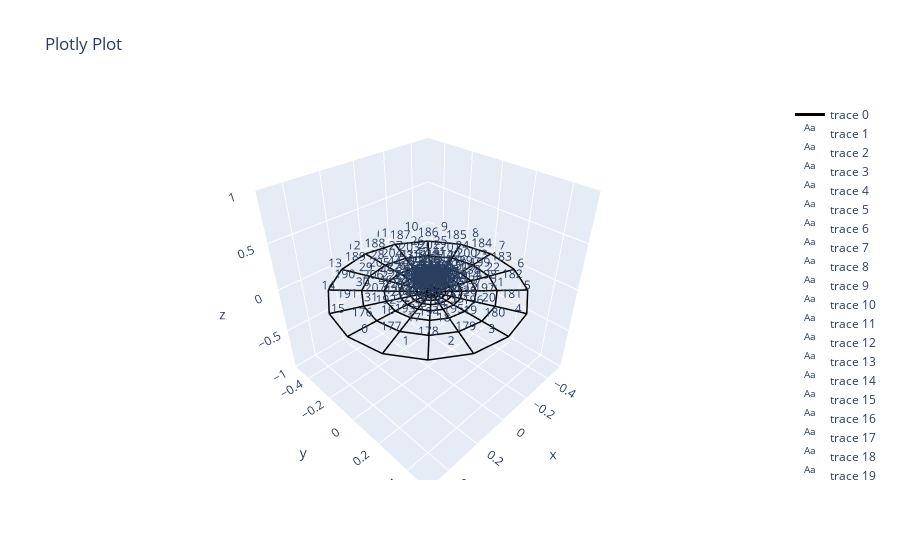

Write notebook code for a chart like this one.
### Code cell
net.net_plot(elables=True)

### Figure 1 — Plotly figure (JSON) as saved in the notebook; plotly's stock layout.template omitted (floating-point values rounded to 4 significant figures; data arrays with more than 128 entries replaced by an {"elided": "..."} marker saying what was removed)
{"data": [{"line": {"color": "black", "width": 3}, "mode": "lines", "type": "scatter3d", "x": {"elided": "1008 float values"}, "y": {"elided": "1008 float values"}, "z": {"elided": "1008 int values"}}, {"mode": "text", "text": ["0"], "type": "scatter3d", "x": [0.481], "y": [0.09567], "z": [0]}, {"mode": "text", "text": ["1"], "type": "scatter3d", "x": [0.4077], "y": [0.2724], "z": [0]}, {"mode": "text", "text": ["2"], "type": "scatter3d", "x": [0.2724], "y": [0.4077], "z": [0]}, {"mode": "text", "text": ["3"], "type": "scatter3d", "x": [0.09567], "y": [0.481], "z": [0]}, {"mode": "text", "text": ["4"], "type": "scatter3d", "x": [-0.09567], "y": [0.481], "z": [0]}, {"mode": "text", "text": ["5"], "type": "scatter3d", "x": [-0.2724], "y": [0.4077], "z": [0]}, {"mode": "text", "text": ["6"], "type": "scatter3d", "x": [-0.4077], "y": [0.2724], "z": [0]}, {"mode": "text", "text": ["7"], "type": "scatter3d", "x": [-0.481], "y": [0.09567], "z": [0]}, {"mode": "text", "text": ["8"], "type": "scatter3d", "x": [-0.481], "y": [-0.09567], "z": [0]}, {"mode": "text", "text": ["9"], "type": "scatter3d", "x": [-0.4077], "y": [-0.2724], "z": [0]}, {"mode": "text", "text": ["10"], "type": "scatter3d", "x": [-0.2724], "y": [-0.4077], "z": [0]}, {"mode": "text", "text": ["11"], "type": "scatter3d", "x": [-0.09567], "y": [-0.481], "z": [0]}, {"mode": "text", "text": ["12"], "type": "scatter3d", "x": [0.09567], "y": [-0.481], "z": [0]}, {"mode": "text", "text": ["13"], "type": "scatter3d", "x": [0.2724], "y": [-0.4077], "z": [0]}, {"mode": "text", "text": ["14"], "type": "scatter3d", "x": [0.4077], "y": [-0.2724], "z": [0]}, {"mode": "text", "text": ["15"], "type": "scatter3d", "x": [0.481], "y": [-0.09567], "z": [0]}, {"mode": "text", "text": ["16"], "type": "scatter3d", "x": [0.3271], "y": [0.07138], "z": [0]}, {"mode": "text", "text": ["17"], "type": "scatter3d", "x": [0.2783], "y": [0.1922], "z": [0]}, {"mode": "text", "text": ["18"], "type": "scatter3d", "x": [0.1864], "y": [0.2852], "z": [0]}, {"mode": "text", "text": ["19"], "type": "scatter3d", "x": [0.06556], "y": [0.3357], "z": [0]}, {"mode": "text", "text": ["20"], "type": "scatter3d", "x": [-0.06556], "y": [0.3357], "z": [0]}, {"mode": "text", "text": ["21"], "type": "scatter3d", "x": [-0.1864], "y": [0.2852], "z": [0]}, {"mode": "text", "text": ["22"], "type": "scatter3d", "x": [-0.2783], "y": [0.1922], "z": [0]}, {"mode": "text", "text": ["23"], "type": "scatter3d", "x": [-0.3271], "y": [0.07138], "z": [0]}, {"mode": "text", "text": ["24"], "type": "scatter3d", "x": [-0.3258], "y": [-0.05838], "z": [0]}, {"mode": "text", "text": ["25"], "type": "scatter3d", "x": [-0.2752], "y": [-0.1773], "z": [0]}, {"mode": "text", "text": ["26"], "type": "scatter3d", "x": [-0.1833], "y": [-0.2678], "z": [0]}, {"mode": "text", "text": ["27"], "type": "scatter3d", "x": [-0.06428], "y": [-0.3165], "z": [0]}, {"mode": "text", "text": ["28"], "type": "scatter3d", "x": [0.06428], "y": [-0.3165], "z": [0]}, {"mode": "text", "text": ["29"], "type": "scatter3d", "x": [0.1833], "y": [-0.2678], "z": [0]}, {"mode": "text", "text": ["30"], "type": "scatter3d", "x": [0.2752], "y": [-0.1773], "z": [0]}, {"mode": "text", "text": ["31"], "type": "scatter3d", "x": [0.3258], "y": [-0.05838], "z": [0]}, {"mode": "text", "text": ["32"], "type": "scatter3d", "x": [0.2224], "y": [0.05573], "z": [0]}, {"mode": "text", "text": ["33"], "type": "scatter3d", "x": [0.1897], "y": [0.1381], "z": [0]}, {"mode": "text", "text": ["34"], "type": "scatter3d", "x": [0.1273], "y": [0.2018], "z": [0]}, {"mode": "text", "text": ["35"], "type": "scatter3d", "x": [0.04482], "y": [0.2365], "z": [0]}, {"mode": "text", "text": ["36"], "type": "scatter3d", "x": [-0.04482], "y": [0.2365], "z": [0]}, {"mode": "text", "text": ["37"], "type": "scatter3d", "x": [-0.1273], "y": [0.2018], "z": [0]}, {"mode": "text", "text": ["38"], "type": "scatter3d", "x": [-0.1897], "y": [0.1381], "z": [0]}, {"mode": "text", "text": ["39"], "type": "scatter3d", "x": [-0.2224], "y": [0.05573], "z": [0]}, {"mode": "text", "text": ["40"], "type": "scatter3d", "x": [-0.2209], "y": [-0.03229], "z": [0]}, {"mode": "text", "text": ["41"], "type": "scatter3d", "x": [-0.1861], "y": [-0.1126], "z": [0]}, {"mode": "text", "text": ["42"], "type": "scatter3d", "x": [-0.1238], "y": [-0.1733], "z": [0]}, {"mode": "text", "text": ["43"], "type": "scatter3d", "x": [-0.04334], "y": [-0.2059], "z": [0]}, {"mode": "text", "text": ["44"], "type": "scatter3d", "x": [0.04334], "y": [-0.2059], "z": [0]}, {"mode": "text", "text": ["45"], "type": "scatter3d", "x": [0.1238], "y": [-0.1733], "z": [0]}, {"mode": "text", "text": ["46"], "type": "scatter3d", "x": [0.1861], "y": [-0.1126], "z": [0]}, {"mode": "text", "text": ["47"], "type": "scatter3d", "x": [0.2209], "y": [-0.03229], "z": [0]}, {"mode": "text", "text": ["48"], "type": "scatter3d", "x": [0.1513], "y": [0.04552], "z": [0]}, {"mode": "text", "text": ["49"], "type": "scatter3d", "x": [0.1293], "y": [0.1016], "z": [0]}, {"mode": "text", "text": ["50"], "type": "scatter3d", "x": [0.08688], "y": [0.1452], "z": [0]}, {"mode": "text", "text": ["51"], "type": "scatter3d", "x": [0.03061], "y": [0.169], "z": [0]}, {"mode": "text", "text": ["52"], "type": "scatter3d", "x": [-0.03061], "y": [0.169], "z": [0]}, {"mode": "text", "text": ["53"], "type": "scatter3d", "x": [-0.08688], "y": [0.1452], "z": [0]}, {"mode": "text", "text": ["54"], "type": "scatter3d", "x": [-0.1293], "y": [0.1016], "z": [0]}, {"mode": "text", "text": ["55"], "type": "scatter3d", "x": [-0.1513], "y": [0.04552], "z": [0]}, {"mode": "text", "text": ["56"], "type": "scatter3d", "x": [-0.15], "y": [-0.01425], "z": [0]}, {"mode": "text", "text": ["57"], "type": "scatter3d", "x": [-0.1262], "y": [-0.06855], "z": [0]}, {"mode": "text", "text": ["58"], "type": "scatter3d", "x": [-0.08378], "y": [-0.1095], "z": [0]}, {"mode": "text", "text": ["59"], "type": "scatter3d", "x": [-0.02932], "y": [-0.1315], "z": [0]}, {"mode": "text", "text": ["60"], "type": "scatter3d", "x": [0.02932], "y": [-0.1315], "z": [0]}, {"mode": "text", "text": ["61"], "type": "scatter3d", "x": [0.08378], "y": [-0.1095], "z": [0]}, {"mode": "text", "text": ["62"], "type": "scatter3d", "x": [0.1262], "y": [-0.06855], "z": [0]}, {"mode": "text", "text": ["63"], "type": "scatter3d", "x": [0.15], "y": [-0.01425], "z": [0]}, {"mode": "text", "text": ["64"], "type": "scatter3d", "x": [0.1031], "y": [0.03879], "z": [0]}, {"mode": "text", "text": ["65"], "type": "scatter3d", "x": [0.08819], "y": [0.07707], "z": [0]}, {"mode": "text", "text": ["66"], "type": "scatter3d", "x": [0.05933], "y": [0.1068], "z": [0]}, {"mode": "text", "text": ["67"], "type": "scatter3d", "x": [0.02091], "y": [0.1231], "z": [0]}, {"mode": "text", "text": ["68"], "type": "scatter3d", "x": [-0.02091], "y": [0.1231], "z": [0]}, {"mode": "text", "text": ["69"], "type": "scatter3d", "x": [-0.05933], "y": [0.1068], "z": [0]}, {"mode": "text", "text": ["70"], "type": "scatter3d", "x": [-0.08819], "y": [0.07707], "z": [0]}, {"mode": "text", "text": ["71"], "type": "scatter3d", "x": [-0.1031], "y": [0.03879], "z": [0]}, {"mode": "text", "text": ["72"], "type": "scatter3d", "x": [-0.1021], "y": [-0.001864], "z": [0]}, {"mode": "text", "text": ["73"], "type": "scatter3d", "x": [-0.08575], "y": [-0.03871], "z": [0]}, {"mode": "text", "text": ["74"], "type": "scatter3d", "x": [-0.05689], "y": [-0.06644], "z": [0]}, {"mode": "text", "text": ["75"], "type": "scatter3d", "x": [-0.0199], "y": [-0.08128], "z": [0]}, {"mode": "text", "text": ["76"], "type": "scatter3d", "x": [0.0199], "y": [-0.08128], "z": [0]}, {"mode": "text", "text": ["77"], "type": "scatter3d", "x": [0.05689], "y": [-0.06644], "z": [0]}, {"mode": "text", "text": ["78"], "type": "scatter3d", "x": [0.08575], "y": [-0.03871], "z": [0]}, {"mode": "text", "text": ["79"], "type": "scatter3d", "x": [0.1021], "y": [-0.001864], "z": [0]}, {"mode": "text", "text": ["80"], "type": "scatter3d", "x": [0.07053], "y": [0.03434], "z": [0]}, {"mode": "text", "text": ["81"], "type": "scatter3d", "x": [0.06038], "y": [0.06053], "z": [0]}, {"mode": "text", "text": ["82"], "type": "scatter3d", "x": [0.04065], "y": [0.08093], "z": [0]}, {"mode": "text", "text": ["83"], "type": "scatter3d", "x": [0.01433], "y": [0.09209], "z": [0]}, {"mode": "text", "text": ["84"], "type": "scatter3d", "x": [-0.01433], "y": [0.09209], "z": [0]}, {"mode": "text", "text": ["85"], "type": "scatter3d", "x": [-0.04065], "y": [0.08093], "z": [0]}, {"mode": "text", "text": ["86"], "type": "scatter3d", "x": [-0.06038], "y": [0.06053], "z": [0]}, {"mode": "text", "text": ["87"], "type": "scatter3d", "x": [-0.07053], "y": [0.03434], "z": [0]}, {"mode": "text", "text": ["88"], "type": "scatter3d", "x": [-0.06977], "y": [0.006573], "z": [0]}, {"mode": "text", "text": ["89"], "type": "scatter3d", "x": [-0.05855], "y": [-0.01855], "z": [0]}, {"mode": "text", "text": ["90"], "type": "scatter3d", "x": [-0.03882], "y": [-0.03742], "z": [0]}, {"mode": "text", "text": ["91"], "type": "scatter3d", "x": [-0.01358], "y": [-0.04752], "z": [0]}, {"mode": "text", "text": ["92"], "type": "scatter3d", "x": [0.01358], "y": [-0.04752], "z": [0]}, {"mode": "text", "text": ["93"], "type": "scatter3d", "x": [0.03882], "y": [-0.03742], "z": [0]}, {"mode": "text", "text": ["94"], "type": "scatter3d", "x": [0.05855], "y": [-0.01855], "z": [0]}, {"mode": "text", "text": ["95"], "type": "scatter3d", "x": [0.06977], "y": [0.006573], "z": [0]}, {"mode": "text", "text": ["96"], "type": "scatter3d", "x": [0.04866], "y": [0.0314], "z": [0]}, {"mode": "text", "text": ["97"], "type": "scatter3d", "x": [0.04168], "y": [0.04946], "z": [0]}, {"mode": "text", "text": ["98"], "type": "scatter3d", "x": [0.02808], "y": [0.06355], "z": [0]}, {"mode": "text", "text": ["99"], "type": "scatter3d", "x": [0.009902], "y": [0.07126], "z": [0]}, {"mode": "text", "text": ["100"], "type": "scatter3d", "x": [-0.009902], "y": [0.07126], "z": [0]}, {"mode": "text", "text": ["101"], "type": "scatter3d", "x": [-0.02808], "y": [0.06355], "z": [0]}, {"mode": "text", "text": ["102"], "type": "scatter3d", "x": [-0.04168], "y": [0.04946], "z": [0]}, {"mode": "text", "text": ["103"], "type": "scatter3d", "x": [-0.04866], "y": [0.0314], "z": [0]}, {"mode": "text", "text": ["104"], "type": "scatter3d", "x": [-0.0481], "y": [0.01227], "z": [0]}, {"mode": "text", "text": ["105"], "type": "scatter3d", "x": [-0.04035], "y": [-0.005016], "z": [0]}, {"mode": "text", "text": ["106"], "type": "scatter3d", "x": [-0.02674], "y": [-0.01799], "z": [0]}, {"mode": "text", "text": ["107"], "type": "scatter3d", "x": [-0.009347], "y": [-0.02492], "z": [0]}, {"mode": "text", "text": ["108"], "type": "scatter3d", "x": [0.009347], "y": [-0.02492], "z": [0]}, {"mode": "text", "text": ["109"], "type": "scatter3d", "x": [0.02674], "y": [-0.01799], "z": [0]}, {"mode": "text", "text": ["110"], "type": "scatter3d", "x": [0.04035], "y": [-0.005016], "z": [0]}, {"mode": "text", "text": ["111"], "type": "scatter3d", "x": [0.0481], "y": [0.01227], "z": [0]}, {"mode": "text", "text": ["112"], "type": "scatter3d", "x": [0.03417], "y": [0.02947], "z": [0]}, {"mode": "text", "text": ["113"], "type": "scatter3d", "x": [0.02929], "y": [0.04215], "z": [0]}, {"mode": "text", "text": ["114"], "type": "scatter3d", "x": [0.01974], "y": [0.05205], "z": [0]}, {"mode": "text", "text": ["115"], "type": "scatter3d", "x": [0.006961], "y": [0.05747], "z": [0]}, {"mode": "text", "text": ["116"], "type": "scatter3d", "x": [-0.006961], "y": [0.05747], "z": [0]}, {"mode": "text", "text": ["117"], "type": "scatter3d", "x": [-0.01974], "y": [0.05205], "z": [0]}, {"mode": "text", "text": ["118"], "type": "scatter3d", "x": [-0.02929], "y": [0.04215], "z": [0]}, {"mode": "text", "text": ["119"], "type": "scatter3d", "x": [-0.03417], "y": [0.02947], "z": [0]}, {"mode": "text", "text": ["120"], "type": "scatter3d", "x": [-0.03377], "y": [0.01605], "z": [0]}, {"mode": "text", "text": ["121"], "type": "scatter3d", "x": [-0.02831], "y": [0.003939], "z": [0]}, {"mode": "text", "text": ["122"], "type": "scatter3d", "x": [-0.01876], "y": [-0.005148], "z": [0]}, {"mode": "text", "text": ["123"], "type": "scatter3d", "x": [-0.006556], "y": [-0.009999], "z": [0]}, {"mode": "text", "text": ["124"], "type": "scatter3d", "x": [0.006556], "y": [-0.009999], "z": [0]}, {"mode": "text", "text": ["125"], "type": "scatter3d", "x": [0.01876], "y": [-0.005148], "z": [0]}, {"mode": "text", "text": ["126"], "type": "scatter3d", "x": [0.02831], "y": [0.003939], "z": [0]}, {"mode": "text", "text": ["127"], "type": "scatter3d", "x": [0.03377], "y": [0.01605], "z": [0]}, {"mode": "text", "text": ["128"], "type": "scatter3d", "x": [0.02489], "y": [0.02824], "z": [0]}, {"mode": "text", "text": ["129"], "type": "scatter3d", "x": [0.02134], "y": [0.03747], "z": [0]}, {"mode": "text", "text": ["130"], "type": "scatter3d", "x": [0.01438], "y": [0.04467], "z": [0]}, {"mode": "text", "text": ["131"], "type": "scatter3d", "x": [0.005073], "y": [0.04862], "z": [0]}, {"mode": "text", "text": ["132"], "type": "scatter3d", "x": [-0.005073], "y": [0.04862], "z": [0]}, {"mode": "text", "text": ["133"], "type": "scatter3d", "x": [-0.01438], "y": [0.04467], "z": [0]}, {"mode": "text", "text": ["134"], "type": "scatter3d", "x": [-0.02134], "y": [0.03747], "z": [0]}, {"mode": "text", "text": ["135"], "type": "scatter3d", "x": [-0.02489], "y": [0.02824], "z": [0]}, {"mode": "text", "text": ["136"], "type": "scatter3d", "x": [-0.02458], "y": [0.01848], "z": [0]}, {"mode": "text", "text": ["137"], "type": "scatter3d", "x": [-0.02061], "y": [0.009679], "z": [0]}, {"mode": "text", "text": ["138"], "type": "scatter3d", "x": [-0.01365], "y": [0.003078], "z": [0]}, {"mode": "text", "text": ["139"], "type": "scatter3d", "x": [-0.00477], "y": [-0.0004445], "z": [0]}, {"mode": "text", "text": ["140"], "type": "scatter3d", "x": [0.00477], "y": [-0.0004445], "z": [0]}, {"mode": "text", "text": ["141"], "type": "scatter3d", "x": [0.01365], "y": [0.003078], "z": [0]}, {"mode": "text", "text": ["142"], "type": "scatter3d", "x": [0.02061], "y": [0.009679], "z": [0]}, {"mode": "text", "text": ["143"], "type": "scatter3d", "x": [0.02458], "y": [0.01848], "z": [0]}, {"mode": "text", "text": ["144"], "type": "scatter3d", "x": [0.01938], "y": [0.02751], "z": [0]}, {"mode": "text", "text": ["145"], "type": "scatter3d", "x": [0.01662], "y": [0.0347], "z": [0]}, {"mode": "text", "text": ["146"], "type": "scatter3d", "x": [0.0112], "y": [0.04031], "z": [0]}, {"mode": "text", "text": ["147"], "type": "scatter3d", "x": [0.003953], "y": [0.04338], "z": [0]}, {"mode": "text", "text": ["148"], "type": "scatter3d", "x": [-0.003953], "y": [0.04338], "z": [0]}, {"mode": "text", "text": ["149"], "type": "scatter3d", "x": [-0.0112], "y": [0.04031], "z": [0]}, {"mode": "text", "text": ["150"], "type": "scatter3d", "x": [-0.01662], "y": [0.0347], "z": [0]}, {"mode": "text", "text": ["151"], "type": "scatter3d", "x": [-0.01938], "y": [0.02751], "z": [0]}, {"mode": "text", "text": ["152"], "type": "scatter3d", "x": [-0.01914], "y": [0.01992], "z": [0]}, {"mode": "text", "text": ["153"], "type": "scatter3d", "x": [-0.01604], "y": [0.01308], "z": [0]}, {"mode": "text", "text": ["154"], "type": "scatter3d", "x": [-0.01062], "y": [0.007949], "z": [0]}, {"mode": "text", "text": ["155"], "type": "scatter3d", "x": [-0.003712], "y": [0.005211], "z": [0]}, {"mode": "text", "text": ["156"], "type": "scatter3d", "x": [0.003712], "y": [0.005211], "z": [0]}, {"mode": "text", "text": ["157"], "type": "scatter3d", "x": [0.01062], "y": [0.007949], "z": [0]}, {"mode": "text", "text": ["158"], "type": "scatter3d", "x": [0.01604], "y": [0.01308], "z": [0]}, {"mode": "text", "text": ["159"], "type": "scatter3d", "x": [0.01914], "y": [0.01992], "z": [0]}, {"mode": "text", "text": ["160"], "type": "scatter3d", "x": [0.01682], "y": [0.02718], "z": [0]}, {"mode": "text", "text": ["161"], "type": "scatter3d", "x": [0.01443], "y": [0.03341], "z": [0]}, {"mode": "text", "text": ["162"], "type": "scatter3d", "x": [0.009726], "y": [0.03828], "z": [0]}, {"mode": "text", "text": ["163"], "type": "scatter3d", "x": [0.003432], "y": [0.04095], "z": [0]}, {"mode": "text", "text": ["164"], "type": "scatter3d", "x": [-0.003432], "y": [0.04095], "z": [0]}, {"mode": "text", "text": ["165"], "type": "scatter3d", "x": [-0.009726], "y": [0.03828], "z": [0]}, {"mode": "text", "text": ["166"], "type": "scatter3d", "x": [-0.01443], "y": [0.03341], "z": [0]}, {"mode": "text", "text": ["167"], "type": "scatter3d", "x": [-0.01682], "y": [0.02718], "z": [0]}, {"mode": "text", "text": ["168"], "type": "scatter3d", "x": [-0.01661], "y": [0.02059], "z": [0]}, {"mode": "text", "text": ["169"], "type": "scatter3d", "x": [-0.01392], "y": [0.01466], "z": [0]}, {"mode": "text", "text": ["170"], "type": "scatter3d", "x": [-0.009218], "y": [0.01021], "z": [0]}, {"mode": "text", "text": ["171"], "type": "scatter3d", "x": [-0.003221], "y": [0.007838], "z": [0]}, {"mode": "text", "text": ["172"], "type": "scatter3d", "x": [0.003221], "y": [0.007838], "z": [0]}, {"mode": "text", "text": ["173"], "type": "scatter3d", "x": [0.009218], "y": [0.01021], "z": [0]}, {"mode": "text", "text": ["174"], "type": "scatter3d", "x": [0.01392], "y": [0.01466], "z": [0]}, {"mode": "text", "text": ["175"], "type": "scatter3d", "x": [0.01661], "y": [0.02059], "z": [0]}, {"mode": "text", "text": ["176"], "type": "scatter3d", "x": [0.4197], "y": [0.003119], "z": [0]}, {"mode": "text", "text": ["177"], "type": "scatter3d", "x": [0.3884], "y": [0.1639], "z": [0]}, {"mode": "text", "text": ["178"], "type": "scatter3d", "x": [0.2976], "y": [0.3007], "z": [0]}, {"mode": "text", "text": ["179"], "type": "scatter3d", "x": [0.1612], "y": [0.3922], "z": [0]}, {"mode": "text", "text": ["180"], "type": "scatter3d", "x": [3.844e-17], "y": [0.4244], "z": [0]}, {"mode": "text", "text": ["181"], "type": "scatter3d", "x": [-0.1612], "y": [0.3922], "z": [0]}, {"mode": "text", "text": ["182"], "type": "scatter3d", "x": [-0.2976], "y": [0.3007], "z": [0]}, {"mode": "text", "text": ["183"], "type": "scatter3d", "x": [-0.3884], "y": [0.1639], "z": [0]}, {"mode": "text", "text": ["184"], "type": "scatter3d", "x": [-0.4197], "y": [0.003119], "z": [0]}, {"mode": "text", "text": ["185"], "type": "scatter3d", "x": [-0.3871], "y": [-0.1572], "z": [0]}, {"mode": "text", "text": ["186"], "type": "scatter3d", "x": [-0.2958], "y": [-0.2926], "z": [0]}, {"mode": "text", "text": ["187"], "type": "scatter3d", "x": [-0.1599], "y": [-0.3829], "z": [0]}, {"mode": "text", "text": ["188"], "type": "scatter3d", "x": [-4.99e-17], "y": [-0.4146], "z": [0]}, {"mode": "text", "text": ["189"], "type": "scatter3d", "x": [0.1599], "y": [-0.3829], "z": [0]}, {"mode": "text", "text": ["190"], "type": "scatter3d", "x": [0.2958], "y": [-0.2926], "z": [0]}, {"mode": "text", "text": ["191"], "type": "scatter3d", "x": [0.3871], "y": [-0.1572], "z": [0]}, {"mode": "text", "text": ["192"], "type": "scatter3d", "x": [0.2849], "y": [0.008826], "z": [0]}, {"mode": "text", "text": ["193"], "type": "scatter3d", "x": [0.2646], "y": [0.1183], "z": [0]}, {"mode": "text", "text": ["194"], "type": "scatter3d", "x": [0.2034], "y": [0.212], "z": [0]}, {"mode": "text", "text": ["195"], "type": "scatter3d", "x": [0.1104], "y": [0.275], "z": [0]}, {"mode": "text", "text": ["196"], "type": "scatter3d", "x": [4.437e-17], "y": [0.2972], "z": [0]}, {"mode": "text", "text": ["197"], "type": "scatter3d", "x": [-0.1104], "y": [0.275], "z": [0]}, {"mode": "text", "text": ["198"], "type": "scatter3d", "x": [-0.2034], "y": [0.212], "z": [0]}, {"mode": "text", "text": ["199"], "type": "scatter3d", "x": [-0.2646], "y": [0.1183], "z": [0]}, {"mode": "text", "text": ["200"], "type": "scatter3d", "x": [-0.2849], "y": [0.008826], "z": [0]}, {"mode": "text", "text": ["201"], "type": "scatter3d", "x": [-0.2618], "y": [-0.0995], "z": [0]}, {"mode": "text", "text": ["202"], "type": "scatter3d", "x": [-0.1995], "y": [-0.1904], "z": [0]}, {"mode": "text", "text": ["203"], "type": "scatter3d", "x": [-0.1076], "y": [-0.2507], "z": [0]}, {"mode": "text", "text": ["204"], "type": "scatter3d", "x": [2.571e-18], "y": [-0.2717], "z": [0]}, {"mode": "text", "text": ["205"], "type": "scatter3d", "x": [0.1076], "y": [-0.2507], "z": [0]}, {"mode": "text", "text": ["206"], "type": "scatter3d", "x": [0.1995], "y": [-0.1904], "z": [0]}, {"mode": "text", "text": ["207"], "type": "scatter3d", "x": [0.2618], "y": [-0.0995], "z": [0]}, {"mode": "text", "text": ["208"], "type": "scatter3d", "x": [0.1935], "y": [0.01339], "z": [0]}, {"mode": "text", "text": ["209"], "type": "scatter3d", "x": [0.1802], "y": [0.08786], "z": [0]}, {"mode": "text", "text": ["210"], "type": "scatter3d", "x": [0.1388], "y": [0.1519], "z": [0]}, {"mode": "text", "text": ["211"], "type": "scatter3d", "x": [0.07542], "y": [0.1951], "z": [0]}, {"mode": "text", "text": ["212"], "type": "scatter3d", "x": [3.789e-17], "y": [0.2104], "z": [0]}, {"mode": "text", "text": ["213"], "type": "scatter3d", "x": [-0.07542], "y": [0.1951], "z": [0]}, {"mode": "text", "text": ["214"], "type": "scatter3d", "x": [-0.1388], "y": [0.1519], "z": [0]}, {"mode": "text", "text": ["215"], "type": "scatter3d", "x": [-0.1802], "y": [0.08786], "z": [0]}, {"mode": "text", "text": ["216"], "type": "scatter3d", "x": [-0.1935], "y": [0.01339], "z": [0]}, {"mode": "text", "text": ["217"], "type": "scatter3d", "x": [-0.1774], "y": [-0.05993], "z": [0]}, {"mode": "text", "text": ["218"], "type": "scatter3d", "x": [-0.1349], "y": [-0.1212], "z": [0]}, {"mode": "text", "text": ["219"], "type": "scatter3d", "x": [-0.07266], "y": [-0.1616], "z": [0]}, {"mode": "text", "text": ["220"], "type": "scatter3d", "x": [2.572e-17], "y": [-0.1757], "z": [0]}, {"mode": "text", "text": ["221"], "type": "scatter3d", "x": [0.07266], "y": [-0.1616], "z": [0]}, {"mode": "text", "text": ["222"], "type": "scatter3d", "x": [0.1349], "y": [-0.1212], "z": [0]}, {"mode": "text", "text": ["223"], "type": "scatter3d", "x": [0.1774], "y": [-0.05993], "z": [0]}, {"mode": "text", "text": ["224"], "type": "scatter3d", "x": [0.1316], "y": [0.01681], "z": [0]}, {"mode": "text", "text": ["225"], "type": "scatter3d", "x": [0.1228], "y": [0.0675], "z": [0]}, {"mode": "text", "text": ["226"], "type": "scatter3d", "x": [0.0947], "y": [0.1112], "z": [0]}, {"mode": "text", "text": ["227"], "type": "scatter3d", "x": [0.05152], "y": [0.1408], "z": [0]}, {"mode": "text", "text": ["228"], "type": "scatter3d", "x": [3.119e-17], "y": [0.1513], "z": [0]}, {"mode": "text", "text": ["229"], "type": "scatter3d", "x": [-0.05152], "y": [0.1408], "z": [0]}, {"mode": "text", "text": ["230"], "type": "scatter3d", "x": [-0.0947], "y": [0.1112], "z": [0]}, {"mode": "text", "text": ["231"], "type": "scatter3d", "x": [-0.1228], "y": [0.0675], "z": [0]}, {"mode": "text", "text": ["232"], "type": "scatter3d", "x": [-0.1316], "y": [0.01681], "z": [0]}, {"mode": "text", "text": ["233"], "type": "scatter3d", "x": [-0.1205], "y": [-0.03292], "z": [0]}, {"mode": "text", "text": ["234"], "type": "scatter3d", "x": [-0.09145], "y": [-0.07433], "z": [0]}, {"mode": "text", "text": ["235"], "type": "scatter3d", "x": [-0.04922], "y": [-0.1016], "z": [0]}, {"mode": "text", "text": ["236"], "type": "scatter3d", "x": [3.939e-17], "y": [-0.1111], "z": [0]}, {"mode": "text", "text": ["237"], "type": "scatter3d", "x": [0.04922], "y": [-0.1016], "z": [0]}, {"mode": "text", "text": ["238"], "type": "scatter3d", "x": [0.09145], "y": [-0.07433], "z": [0]}, {"mode": "text", "text": ["239"], "type": "scatter3d", "x": [0.1205], "y": [-0.03292], "z": [0]}, {"mode": "text", "text": ["240"], "type": "scatter3d", "x": [0.08979], "y": [0.01928], "z": [0]}, {"mode": "text", "text": ["241"], "type": "scatter3d", "x": [0.08384], "y": [0.05386], "z": [0]}, {"mode": "text", "text": ["242"], "type": "scatter3d", "x": [0.06474], "y": [0.08374], "z": [0]}, {"mode": "text", "text": ["243"], "type": "scatter3d", "x": [0.03524], "y": [0.104], "z": [0]}, {"mode": "text", "text": ["244"], "type": "scatter3d", "x": [2.989e-17], "y": [0.1112], "z": [0]}, {"mode": "text", "text": ["245"], "type": "scatter3d", "x": [-0.03524], "y": [0.104], "z": [0]}, {"mode": "text", "text": ["246"], "type": "scatter3d", "x": [-0.06474], "y": [0.08374], "z": [0]}, {"mode": "text", "text": ["247"], "type": "scatter3d", "x": [-0.08384], "y": [0.05386], "z": [0]}, {"mode": "text", "text": ["248"], "type": "scatter3d", "x": [-0.08979], "y": [0.01928], "z": [0]}, {"mode": "text", "text": ["249"], "type": "scatter3d", "x": [-0.08207], "y": [-0.01457], "z": [0]}, {"mode": "text", "text": ["250"], "type": "scatter3d", "x": [-0.06224], "y": [-0.04268], "z": [0]}, {"mode": "text", "text": ["251"], "type": "scatter3d", "x": [-0.03347], "y": [-0.06118], "z": [0]}, {"mode": "text", "text": ["252"], "type": "scatter3d", "x": [4.005e-17], "y": [-0.06761], "z": [0]}, {"mode": "text", "text": ["253"], "type": "scatter3d", "x": [0.03347], "y": [-0.06118], "z": [0]}, {"mode": "text", "text": ["254"], "type": "scatter3d", "x": [0.06224], "y": [-0.04268], "z": [0]}, {"mode": "text", "text": ["255"], "type": "scatter3d", "x": [0.08207], "y": [-0.01457], "z": [0]}, {"mode": "text", "text": ["256"], "type": "scatter3d", "x": [0.06161], "y": [0.02101], "z": [0]}, {"mode": "text", "text": ["257"], "type": "scatter3d", "x": [0.05757], "y": [0.04473], "z": [0]}, {"mode": "text", "text": ["258"], "type": "scatter3d", "x": [0.04449], "y": [0.06526], "z": [0]}, {"mode": "text", "text": ["259"], "type": "scatter3d", "x": [0.02423], "y": [0.07921], "z": [0]}, {"mode": "text", "text": ["260"], "type": "scatter3d", "x": [3.065e-17], "y": [0.08414], "z": [0]}, {"mode": "text", "text": ["261"], "type": "scatter3d", "x": [-0.02423], "y": [0.07921], "z": [0]}, {"mode": "text", "text": ["262"], "type": "scatter3d", "x": [-0.04449], "y": [0.06526], "z": [0]}, {"mode": "text", "text": ["263"], "type": "scatter3d", "x": [-0.05757], "y": [0.04473], "z": [0]}, {"mode": "text", "text": ["264"], "type": "scatter3d", "x": [-0.06161], "y": [0.02101], "z": [0]}, {"mode": "text", "text": ["265"], "type": "scatter3d", "x": [-0.05626], "y": [-0.002169], "z": [0]}, {"mode": "text", "text": ["266"], "type": "scatter3d", "x": [-0.04264], "y": [-0.02139], "z": [0]}, {"mode": "text", "text": ["267"], "type": "scatter3d", "x": [-0.02292], "y": [-0.03402], "z": [0]}, {"mode": "text", "text": ["268"], "type": "scatter3d", "x": [3.752e-17], "y": [-0.03842], "z": [0]}, {"mode": "text", "text": ["269"], "type": "scatter3d", "x": [0.02292], "y": [-0.03402], "z": [0]}, {"mode": "text", "text": ["270"], "type": "scatter3d", "x": [0.04264], "y": [-0.02139], "z": [0]}, {"mode": "text", "text": ["271"], "type": "scatter3d", "x": [0.05626], "y": [-0.002169], "z": [0]}, {"mode": "text", "text": ["272"], "type": "scatter3d", "x": [0.0428], "y": [0.0222], "z": [0]}, {"mode": "text", "text": ["273"], "type": "scatter3d", "x": [0.04003], "y": [0.03867], "z": [0]}, {"mode": "text", "text": ["274"], "type": "scatter3d", "x": [0.03095], "y": [0.05294], "z": [0]}, {"mode": "text", "text": ["275"], "type": "scatter3d", "x": [0.01686], "y": [0.06265], "z": [0]}, {"mode": "text", "text": ["276"], "type": "scatter3d", "x": [3.008e-17], "y": [0.06608], "z": [0]}, {"mode": "text", "text": ["277"], "type": "scatter3d", "x": [-0.01686], "y": [0.06265], "z": [0]}, {"mode": "text", "text": ["278"], "type": "scatter3d", "x": [-0.03095], "y": [0.05294], "z": [0]}, {"mode": "text", "text": ["279"], "type": "scatter3d", "x": [-0.04003], "y": [0.03867], "z": [0]}, {"mode": "text", "text": ["280"], "type": "scatter3d", "x": [-0.0428], "y": [0.0222], "z": [0]}, {"mode": "text", "text": ["281"], "type": "scatter3d", "x": [-0.03907], "y": [0.006121], "z": [0]}, {"mode": "text", "text": ["282"], "type": "scatter3d", "x": [-0.02959], "y": [-0.007198], "z": [0]}, {"mode": "text", "text": ["283"], "type": "scatter3d", "x": [-0.0159], "y": [-0.01594], "z": [0]}, {"mode": "text", "text": ["284"], "type": "scatter3d", "x": [3.394e-17], "y": [-0.01898], "z": [0]}, {"mode": "text", "text": ["285"], "type": "scatter3d", "x": [0.0159], "y": [-0.01594], "z": [0]}, {"mode": "text", "text": ["286"], "type": "scatter3d", "x": [0.02959], "y": [-0.007198], "z": [0]}, {"mode": "text", "text": ["287"], "type": "scatter3d", "x": [0.03907], "y": [0.006121], "z": [0]}, {"mode": "text", "text": ["288"], "type": "scatter3d", "x": [0.03051], "y": [0.02299], "z": [0]}, {"mode": "text", "text": ["289"], "type": "scatter3d", "x": [0.02855], "y": [0.03472], "z": [0]}, {"mode": "text", "text": ["290"], "type": "scatter3d", "x": [0.02208], "y": [0.0449], "z": [0]}, {"mode": "text", "text": ["291"], "type": "scatter3d", "x": [0.01203], "y": [0.05182], "z": [0]}, {"mode": "text", "text": ["292"], "type": "scatter3d", "x": [3.037e-17], "y": [0.05427], "z": [0]}, {"mode": "text", "text": ["293"], "type": "scatter3d", "x": [-0.01203], "y": [0.05182], "z": [0]}, {"mode": "text", "text": ["294"], "type": "scatter3d", "x": [-0.02208], "y": [0.0449], "z": [0]}, {"mode": "text", "text": ["295"], "type": "scatter3d", "x": [-0.02855], "y": [0.03472], "z": [0]}, {"mode": "text", "text": ["296"], "type": "scatter3d", "x": [-0.03051], "y": [0.02299], "z": [0]}, {"mode": "text", "text": ["297"], "type": "scatter3d", "x": [-0.02784], "y": [0.01154], "z": [0]}, {"mode": "text", "text": ["298"], "type": "scatter3d", "x": [-0.02108], "y": [0.002073], "z": [0]}, {"mode": "text", "text": ["299"], "type": "scatter3d", "x": [-0.01133], "y": [-0.004142], "z": [0]}, {"mode": "text", "text": ["300"], "type": "scatter3d", "x": [3.267e-17], "y": [-0.006302], "z": [0]}, {"mode": "text", "text": ["301"], "type": "scatter3d", "x": [0.01133], "y": [-0.004142], "z": [0]}, {"mode": "text", "text": ["302"], "type": "scatter3d", "x": [0.02108], "y": [0.002073], "z": [0]}, {"mode": "text", "text": ["303"], "type": "scatter3d", "x": [0.02784], "y": [0.01154], "z": [0]}, {"mode": "text", "text": ["304"], "type": "scatter3d", "x": [0.02287], "y": [0.02348], "z": [0]}, {"mode": "text", "text": ["305"], "type": "scatter3d", "x": [0.0214], "y": [0.03227], "z": [0]}, {"mode": "text", "text": ["306"], "type": "scatter3d", "x": [0.01656], "y": [0.0399], "z": [0]}, {"mode": "text", "text": ["307"], "type": "scatter3d", "x": [0.009026], "y": [0.04508], "z": [0]}, {"mode": "text", "text": ["308"], "type": "scatter3d", "x": [3.131e-17], "y": [0.04692], "z": [0]}, {"mode": "text", "text": ["309"], "type": "scatter3d", "x": [-0.009026], "y": [0.04508], "z": [0]}, {"mode": "text", "text": ["310"], "type": "scatter3d", "x": [-0.01656], "y": [0.0399], "z": [0]}, {"mode": "text", "text": ["311"], "type": "scatter3d", "x": [-0.0214], "y": [0.03227], "z": [0]}, {"mode": "text", "text": ["312"], "type": "scatter3d", "x": [-0.02287], "y": [0.02348], "z": [0]}, {"mode": "text", "text": ["313"], "type": "scatter3d", "x": [-0.02086], "y": [0.01492], "z": [0]}, {"mode": "text", "text": ["314"], "type": "scatter3d", "x": [-0.01579], "y": [0.007837], "z": [0]}, {"mode": "text", "text": ["315"], "type": "scatter3d", "x": [-0.008482], "y": [0.003191], "z": [0]}, {"mode": "text", "text": ["316"], "type": "scatter3d", "x": [3.338e-17], "y": [0.001576], "z": [0]}, {"mode": "text", "text": ["317"], "type": "scatter3d", "x": [0.008482], "y": [0.003191], "z": [0]}, {"mode": "text", "text": ["318"], "type": "scatter3d", "x": [0.01579], "y": [0.007837], "z": [0]}, {"mode": "text", "text": ["319"], "type": "scatter3d", "x": [0.02086], "y": [0.01492], "z": [0]}, {"mode": "text", "text": ["320"], "type": "scatter3d", "x": [0.0187], "y": [0.02376], "z": [0]}, {"mode": "text", "text": ["321"], "type": "scatter3d", "x": [0.0175], "y": [0.03094], "z": [0]}, {"mode": "text", "text": ["322"], "type": "scatter3d", "x": [0.01355], "y": [0.03717], "z": [0]}, {"mode": "text", "text": ["323"], "type": "scatter3d", "x": [0.007384], "y": [0.04141], "z": [0]}, {"mode": "text", "text": ["324"], "type": "scatter3d", "x": [3.124e-17], "y": [0.04292], "z": [0]}, {"mode": "text", "text": ["325"], "type": "scatter3d", "x": [-0.007384], "y": [0.04141], "z": [0]}, {"mode": "text", "text": ["326"], "type": "scatter3d", "x": [-0.01355], "y": [0.03717], "z": [0]}, {"mode": "text", "text": ["327"], "type": "scatter3d", "x": [-0.0175], "y": [0.03094], "z": [0]}, {"mode": "text", "text": ["328"], "type": "scatter3d", "x": [-0.0187], "y": [0.02376], "z": [0]}, {"mode": "text", "text": ["329"], "type": "scatter3d", "x": [-0.01705], "y": [0.01676], "z": [0]}, {"mode": "text", "text": ["330"], "type": "scatter3d", "x": [-0.01291], "y": [0.01098], "z": [0]}, {"mode": "text", "text": ["331"], "type": "scatter3d", "x": [-0.006934], "y": [0.007184], "z": [0]}, {"mode": "text", "text": ["332"], "type": "scatter3d", "x": [3.423e-17], "y": [0.005866], "z": [0]}, {"mode": "text", "text": ["333"], "type": "scatter3d", "x": [0.006934], "y": [0.007184], "z": [0]}, {"mode": "text", "text": ["334"], "type": "scatter3d", "x": [0.01291], "y": [0.01098], "z": [0]}, {"mode": "text", "text": ["335"], "type": "scatter3d", "x": [0.01705], "y": [0.01676], "z": [0]}], "layout": {"scene": {"aspectmode": "data"}, "title": {"text": "Plotly Plot"}}}
